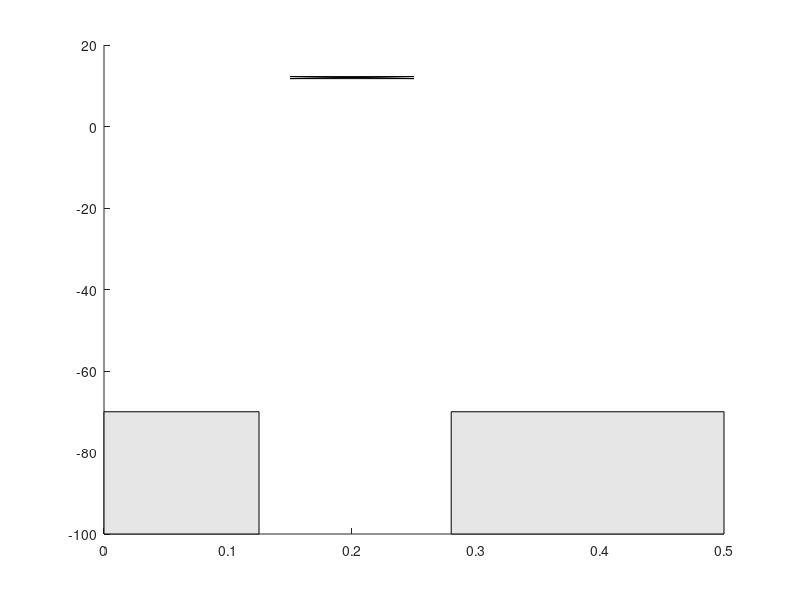

MATLAB code to generate this figure:
%% Parks-McClellan Equirippe FIR Filter Design
% Provided by Dr. Hummels

%% Example filter
clc; clear;
% Passband: Gain = 12 dB +/- 0.25 dB, 0.15 < f < 0.25
% Stopbands: 70 dB min Attenuation, f < 0.125 or 0.28 < f < 0.5

% Filter coefficients - adjust to meet spec!
M = 120;

% Passband gain
pass_gain = 12;
pass_gain_tolerance = 0.25;

% Passband corners
pass1 = 0.15;
pass2 = 0.25;

% Stopband corners
stop1 = 0.125;
stop2 = 0.28;

% Stopband attenuation
stop_atten = 70;

% Desired respone: Spec out three separate bands by giving the corner
% frequencies and gains at those corner frequencies. (Frequencies are
% normalized by Fs/2). Gains are absolute values (not dB)!
A1 = 10^(pass_gain/20)     % Passband Gain
F = [0 stop1 pass1 pass2 stop2 0.5] / 0.5      % Corner frequencies (0.5 = Fs/2)
A = [0 0     A1    A1    0     0  ];           % Corner frequency gains

% Weight vector designed so that each bands has its own tolerance
d1 = 10^(pass_gain/20) - 10^((pass_gain-pass_gain_tolerance)/20);       % Max passband error
d2 = 10^(-stop_atten/20);                                               % Max stopband error
W = [ 1/d2 1/d1 1/d2 ];         % ONE weight per specified band

% Filter design
h = firpm(M-1, F, A, W);

% Plot it...
figure(1); clf;

% Patches (shouldn't have to change if bandpass filter)
patch([0 stop1 stop1 0], [-stop_atten -stop_atten -100 -100],0.9*[1 1 1]);
hold on;
patch([stop2 0.5 0.5 stop2], [-stop_atten -stop_atten -100 -100],0.9*[1 1 1]);
patch([pass2 pass1 pass2 pass1], [(pass_gain+pass_gain_tolerance) (pass_gain+pass_gain_tolerance) (pass_gain-pass_gain_tolerance) (pass_gain-pass_gain_tolerance)],0.9*[1 1 1]);

% Not sure how to plot it yet...